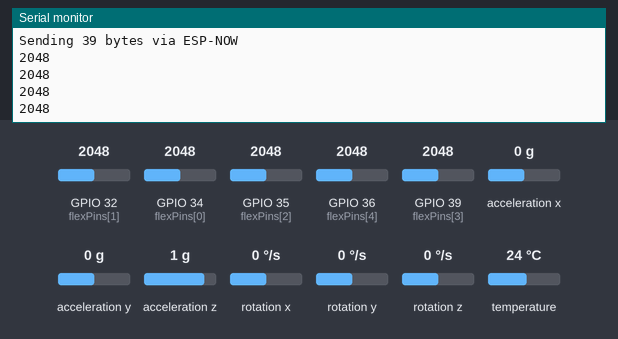
This sketch was run on a simulated ESP32. Shown: the last lines printed to the serial monitor. The test bench sets the inputs (shaded band); at power-on: GPIO 35 (flexPins[2]) = 2048, GPIO 32 (flexPins[1]) = 2048, GPIO 34 (flexPins[0]) = 2048, GPIO 36 (flexPins[4]) = 2048, GPIO 39 (flexPins[3]) = 2048, acceleration x 0 g, acceleration y 0 g, acceleration z 1 g, rotation x 0 °/s, rotation y 0 °/s, rotation z 0 °/s, temperature 24 °C.

Above: at 8.7 s.
8.8 s: GPIO 35 (flexPins[2]) set to 1064
At 9.39 s:
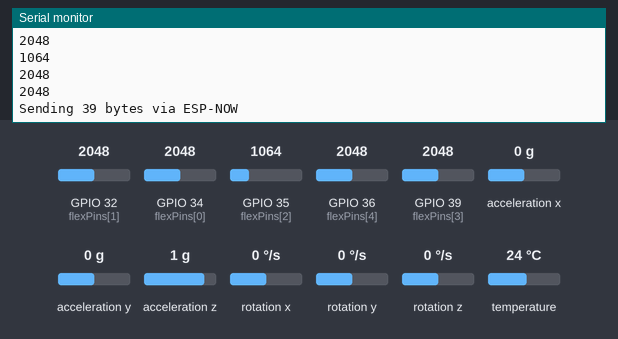
11.8 s: GPIO 35 (flexPins[2]) set to 962
At 16.07 s:
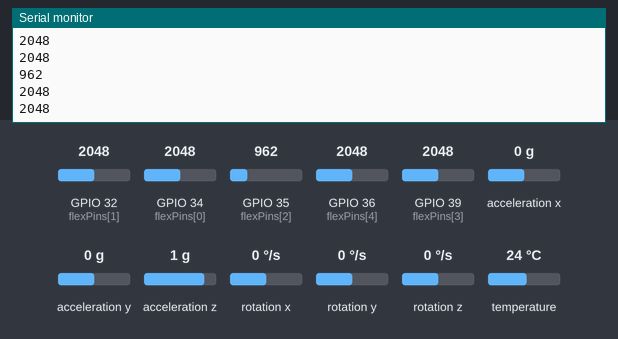
Timing chart, 0 to 17.3 s (numbered marks = the images above; inputs shaded):
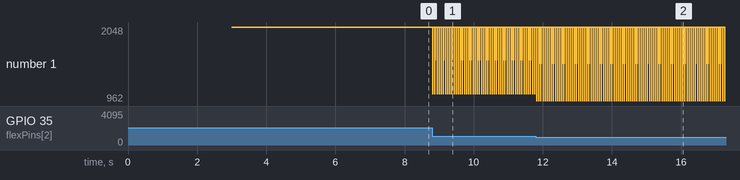

The sketch:

vr_glove.ino
```cpp
#define GLOVE_MODE

#ifdef GLOVE_MODE

#include <esp_now.h>
#include <WiFi.h>
#include <Adafruit_MPU6050.h>
#include <Adafruit_Sensor.h>
#include "esp_wifi.h"


Adafruit_MPU6050 mpu;

// MAC address of receiver ESP32
uint8_t receiverMAC[] = { 0x3C, 0x8A, 0x1F, 0x5C, 0xDD, 0x40 };

const int flexPins[5] = {34, 32, 35, 39, 36};

// struct for sending data packet
struct __attribute__((packed)) GlovePacket {
  uint8_t header = 0xAA;
  uint16_t flex[5];
  float acc[3];
  float gyro[3];
  float temp;
};

void setup() {
  Serial.begin(9600);
  WiFi.mode(WIFI_STA);
  esp_wifi_set_promiscuous(true);
  esp_wifi_set_channel(1, WIFI_SECOND_CHAN_NONE);
  esp_wifi_set_promiscuous(false);

  delay(3000);

  if (esp_now_init() != ESP_OK) {
    Serial.println("ESP-NOW init failed");
    return;
  }

  esp_now_peer_info_t peerInfo = {};
  memcpy(peerInfo.peer_addr, receiverMAC, 6);
  peerInfo.channel = 0;
  peerInfo.encrypt = false;

  if (esp_now_add_peer(&peerInfo) != ESP_OK) {
    Serial.println("Failed to add peer");
    return;
  }

  if (!mpu.begin()) {
    Serial.println("Failed to init MPU6050!");
    while (1);
  }

  mpu.setAccelerometerRange(MPU6050_RANGE_8_G);
  mpu.setGyroRange(MPU6050_RANGE_500_DEG);
  mpu.setFilterBandwidth(MPU6050_BAND_5_HZ);

  Serial.println("Glove ESP-NOW sender initialized");
}

void loop() {
  GlovePacket packet;
  for (int i = 0; i < 5; i++) {
    packet.flex[i] = analogRead(flexPins[i]);
  }

  sensors_event_t a, g, t;
  mpu.getEvent(&a, &g, &t);
  packet.acc[0] = a.acceleration.x;
  packet.acc[1] = a.acceleration.y;
  packet.acc[2] = a.acceleration.z;

  packet.gyro[0] = g.gyro.x;
  packet.gyro[1] = g.gyro.y;
  packet.gyro[2] = g.gyro.z;
  packet.temp = t.temperature;

  Serial.println(packet.flex[0]);
  Serial.println(packet.flex[1]);
  Serial.println(packet.flex[2]);
  Serial.println(packet.flex[3]);
  Serial.println(packet.flex[4]);

  // send packet
  Serial.printf("Sending %d bytes via ESP-NOW\n", sizeof(packet));
  esp_now_send(receiverMAC, (uint8_t*)&packet, sizeof(packet));

  delay(10);  // ~100Hz
}

#endif
```

Measured:
- the behaviour switches between 1000 and 999 on GPIO 35 (flexPins[2]) (found by bisection; images 1 and 2)
- after the input at 8.8 s, the serial monitor: prints a new line at once (image 1)
- after the input at 11.8 s, the serial monitor: prints a new line at once (image 2)
